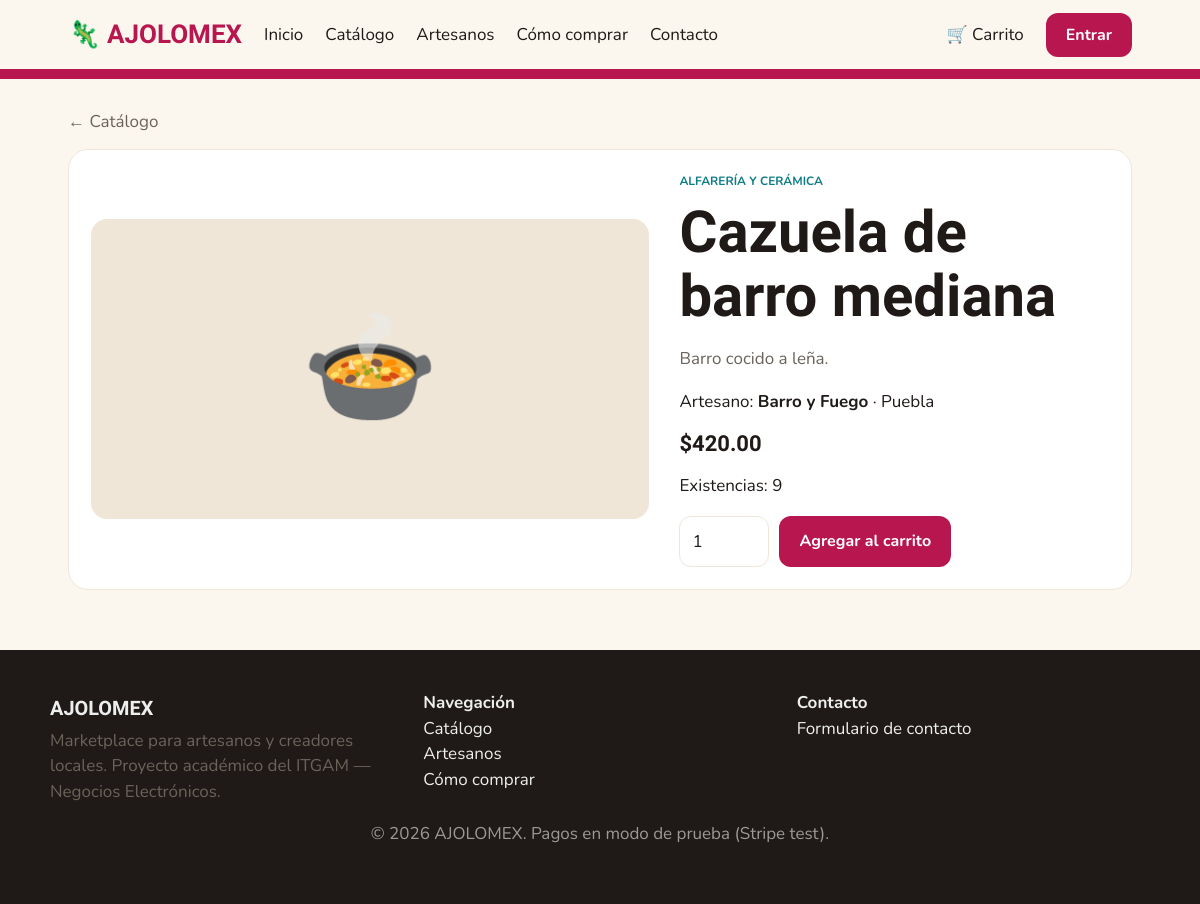
/producto.php?id=10, run on the app's committed database.
### tables this page shows
CREATE TABLE productos(id INT AUTO_INCREMENT PRIMARY KEY,artesano_id INT NOT NULL,categoria TINYINT NOT NULL,nombre VARCHAR(160) NOT NULL,descripcion TEXT,precio DECIMAL(10,2) NOT NULL,stock INT NOT NULL DEFAULT 0,icono VARCHAR(8) DEFAULT '🎁',activo TINYINT(1) DEFAULT 1,FOREIGN KEY(artesano_id) REFERENCES artesanos(id));

CREATE TABLE artesanos(id INT AUTO_INCREMENT PRIMARY KEY,usuario_id INT NULL,nombre VARCHAR(120) NOT NULL,estado VARCHAR(80) NOT NULL,descripcion VARCHAR(255) DEFAULT 'Tienda de demostración de AJOLOMEX.',FOREIGN KEY(usuario_id) REFERENCES usuarios(id) ON DELETE SET NULL);

### producto.php (the view, shortened to what this page needs)
<?php require 'inc.php'; chk();
$p=row('SELECT p.*,a.nombre an,a.estado ae FROM productos p JOIN artesanos a ON a.id=p.artesano_id WHERE p.id=? AND p.activo=1','i',(int)($_GET['id']??0));if(!$p)go('catalogo.php');
head($p['nombre']);?>
<a class="mut" href="catalogo.php">← Catálogo</a><div class="card hero" style="margin-top:14px"><div style="background:var(--beige);border-radius:16px;height:300px;display:grid;place-items:center;font-size:110px"><?=e($p['icono'])?></div>
<div><div class="cat"><?=e(CATS[$p['categoria']])?></div><h1><?=e($p['nombre'])?></h1><p class="mut"><?=e($p['descripcion'])?></p><p>Artesano: <b><?=e($p['an'])?></b> · <?=e($p['ae'])?></p><div class="price"><?=money($p['precio'])?></div><p><?=$p['stock']>0?'Existencias: '.$p['stock']:'Agotado'?></p>
<?php if($p['stock']>0):?><form method="post" style="display:flex;gap:10px"><?=field()?><input type="number" name="qty" min="1" max="<?=$p['stock']?>" value="1" style="width:90px"><button class="btn">Agregar al carrito</button></form><?php endif;?></div></div><?php foot();

### assets/ajolomex.css (style rules this page uses)
:root { --bg:#FBF6EE;--card:#fff;--ink:#1f1a17;--mut:#6b625b;--pink:#B8164F;--teal:#0E7C86;--beige:#F0E6D8;--line:#efe6da;--green:#1e8e4e;color-scheme:light }
* { box-sizing:border-box }
body { margin:0;background:var(--bg);color:var(--ink);font:400 17px/1.5 Nunito,system-ui,sans-serif }
h1,h2,h3,.logo { font-family:'Baloo 2',Nunito,sans-serif;font-weight:800;margin:.2em 0 }
a { color:inherit;text-decoration:none }
.mut { color:var(--mut) }
.btn { display:inline-block;background:var(--pink);color:#fff;border:0;border-radius:12px;padding:11px 20px;font:700 16px Nunito;cursor:pointer }
.card { background:var(--card);border:1px solid var(--line);border-radius:20px;padding:22px }
.cat { color:var(--teal);font-size:12px;font-weight:700;text-transform:uppercase }
.price { font:800 22px 'Baloo 2' }
input,select,textarea { width:100%;padding:12px;border:1px solid var(--line);border-radius:12px;font:inherit;background:var(--card);color:var(--ink) }
.hero { display:grid;grid-template-columns:1.3fr 1fr;gap:30px;align-items:center }
.hero h1 { font-size:clamp(34px,6vw,58px);line-height:1.1 }

### data on the page
productos: icono "🍲", categoria "ALFARERÍA Y CERÁMICA", nombre "Cazuela de barro mediana", descripcion "Barro cocido a leña.", artesano.nombre "Barro y Fuego", artesano.estado "Puebla", precio "$420.00", stock "9"
